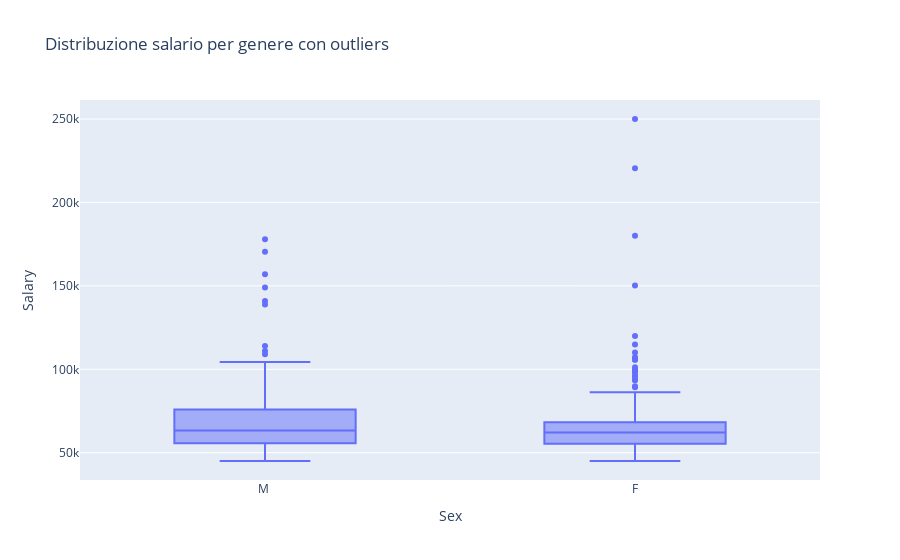

Here is the notebook cell this chart was saved with:
### Markdown cell above
Il boxplot mostra la distribuzione dei salari per genere.
<br/>Per gli uomini, abbiamo una distribuzione più ampia che va 76.000 \\$ ca. a 56.000\\$ ca.
<bt/>Per le donne invece, la distribuzione è più ristretta: i salari si concentrano per la maggior parte tra 69.000\\$ e 55.000\\$ ca.
<br/>Per le donne però ci sono anche molti più casi di outliers, valori che si discostano di molto dalla media, dovuti alle posizioni ricoperte.

### Code cell
px.box(df, x = "Sex", y = "Salary", title = "Distribuzione salario per genere con outliers")

### Figure 1 — Plotly figure (JSON) as saved in the notebook; plotly's stock layout.template omitted (floating-point values rounded to 4 significant figures; data arrays with more than 128 entries replaced by an {"elided": "..."} marker saying what was removed)
{"data": [{"alignmentgroup": "True", "hovertemplate": "Sex=%{x}<br>Salary=%{y}<extra></extra>", "legendgroup": "", "marker": {"color": "#636efa"}, "name": "", "notched": false, "offsetgroup": "", "orientation": "v", "showlegend": false, "type": "box", "x": {"elided": "311 str values"}, "x0": " ", "xaxis": "x", "y": {"elided": "311 int values"}, "y0": " ", "yaxis": "y"}], "layout": {"boxmode": "group", "legend": {"tracegroupgap": 0}, "title": {"text": "Distribuzione salario per genere con outliers"}, "xaxis": {"anchor": "y", "domain": [0, 1], "title": {"text": "Sex"}}, "yaxis": {"anchor": "x", "domain": [0, 1], "title": {"text": "Salary"}}}}
